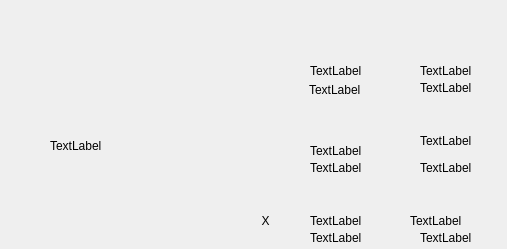
<?xml version="1.0" encoding="UTF-8"?>
<ui version="4.0">
 <class>Form</class>
 <widget class="QWidget" name="Form">
  <property name="geometry">
   <rect>
    <x>0</x>
    <y>0</y>
    <width>507</width>
    <height>249</height>
   </rect>
  </property>
  <property name="windowTitle">
   <string>Form</string>
  </property>
  <widget class="QLabel" name="fond">
   <property name="geometry">
    <rect>
     <x>0</x>
     <y>-60</y>
     <width>511</width>
     <height>441</height>
    </rect>
   </property>
   <property name="text">
    <string/>
   </property>
   <property name="pixmap">
    <pixmap>../../../Downloads/Untitled design (11).png</pixmap>
   </property>
   <property name="scaledContents">
    <bool>true</bool>
   </property>
  </widget>
  <widget class="QLabel" name="pok_pv_1">
   <property name="geometry">
    <rect>
     <x>309</x>
     <y>80</y>
     <width>71</width>
     <height>20</height>
    </rect>
   </property>
   <property name="text">
    <string>TextLabel</string>
   </property>
  </widget>
  <widget class="QLabel" name="pok_pv_2">
   <property name="geometry">
    <rect>
     <x>420</x>
     <y>80</y>
     <width>60</width>
     <height>16</height>
    </rect>
   </property>
   <property name="text">
    <string>TextLabel</string>
   </property>
  </widget>
  <widget class="QLabel" name="pok_pv_3">
   <property name="geometry">
    <rect>
     <x>310</x>
     <y>160</y>
     <width>60</width>
     <height>16</height>
    </rect>
   </property>
   <property name="text">
    <string>TextLabel</string>
   </property>
  </widget>
  <widget class="QLabel" name="pok_pv_4">
   <property name="geometry">
    <rect>
     <x>420</x>
     <y>160</y>
     <width>60</width>
     <height>16</height>
    </rect>
   </property>
   <property name="text">
    <string>TextLabel</string>
   </property>
  </widget>
  <widget class="QLabel" name="pok_pv_5">
   <property name="geometry">
    <rect>
     <x>310</x>
     <y>230</y>
     <width>60</width>
     <height>16</height>
    </rect>
   </property>
   <property name="text">
    <string>TextLabel</string>
   </property>
  </widget>
  <widget class="QLabel" name="pok_pv_6">
   <property name="geometry">
    <rect>
     <x>420</x>
     <y>230</y>
     <width>60</width>
     <height>16</height>
    </rect>
   </property>
   <property name="text">
    <string>TextLabel</string>
   </property>
  </widget>
  <widget class="QLabel" name="poke_img_1">
   <property name="geometry">
    <rect>
     <x>310</x>
     <y>40</y>
     <width>71</width>
     <height>61</height>
    </rect>
   </property>
   <property name="text">
    <string>TextLabel</string>
   </property>
  </widget>
  <widget class="QLabel" name="poke_img_2">
   <property name="geometry">
    <rect>
     <x>420</x>
     <y>40</y>
     <width>71</width>
     <height>61</height>
    </rect>
   </property>
   <property name="text">
    <string>TextLabel</string>
   </property>
  </widget>
  <widget class="QLabel" name="poke_img_3">
   <property name="geometry">
    <rect>
     <x>310</x>
     <y>120</y>
     <width>71</width>
     <height>61</height>
    </rect>
   </property>
   <property name="text">
    <string>TextLabel</string>
   </property>
  </widget>
  <widget class="QLabel" name="poke_img_4">
   <property name="geometry">
    <rect>
     <x>420</x>
     <y>110</y>
     <width>71</width>
     <height>61</height>
    </rect>
   </property>
   <property name="text">
    <string>TextLabel</string>
   </property>
  </widget>
  <widget class="QLabel" name="poke_img_5">
   <property name="geometry">
    <rect>
     <x>310</x>
     <y>190</y>
     <width>71</width>
     <height>61</height>
    </rect>
   </property>
   <property name="text">
    <string>TextLabel</string>
   </property>
  </widget>
  <widget class="QLabel" name="poke_img_6">
   <property name="geometry">
    <rect>
     <x>410</x>
     <y>190</y>
     <width>71</width>
     <height>61</height>
    </rect>
   </property>
   <property name="text">
    <string>TextLabel</string>
   </property>
  </widget>
  <widget class="QLabel" name="poke_main">
   <property name="geometry">
    <rect>
     <x>50</x>
     <y>60</y>
     <width>161</width>
     <height>171</height>
    </rect>
   </property>
   <property name="text">
    <string>TextLabel</string>
   </property>
  </widget>
  <widget class="QLabel" name="quitter">
   <property name="geometry">
    <rect>
     <x>250</x>
     <y>200</y>
     <width>31</width>
     <height>41</height>
    </rect>
   </property>
   <property name="text">
    <string>X</string>
   </property>
   <property name="alignment">
    <set>Qt::AlignCenter</set>
   </property>
  </widget>
  <zorder>fond</zorder>
  <zorder>poke_img_1</zorder>
  <zorder>poke_img_2</zorder>
  <zorder>poke_img_3</zorder>
  <zorder>poke_img_4</zorder>
  <zorder>poke_img_5</zorder>
  <zorder>poke_img_6</zorder>
  <zorder>pok_pv_3</zorder>
  <zorder>pok_pv_4</zorder>
  <zorder>pok_pv_1</zorder>
  <zorder>pok_pv_5</zorder>
  <zorder>pok_pv_2</zorder>
  <zorder>pok_pv_6</zorder>
  <zorder>poke_main</zorder>
  <zorder>quitter</zorder>
 </widget>
 <resources/>
 <connections/>
</ui>
